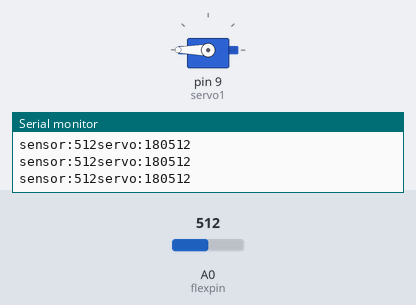
Bench run of a sketch on a simulated Arduino Uno, built with avr-gcc and run on an emulated ATmega328P. Parts: servo, the last lines printed to the serial monitor. Inputs (shaded band) come from the test bench; at power-on: A0 (flexpin) = 512.

Above: at 1.2 s.
1.3 s: A0 (flexpin) set to 122
At 2.0 s:
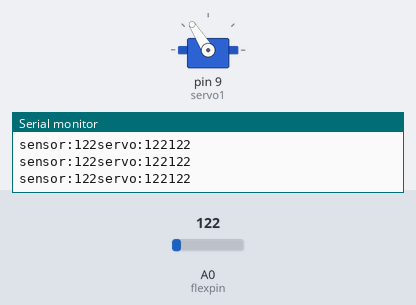
2.9 s: A0 (flexpin) set to 0
At 3.5 s:
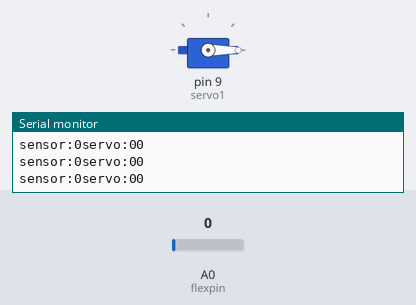
4.5 s: A0 (flexpin) set to 306
At 6.0 s:
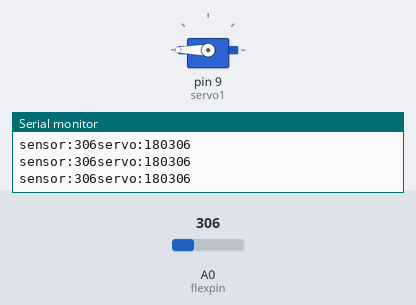
Timing chart, 0 to 7.5 s (numbered marks = the images above; inputs shaded):
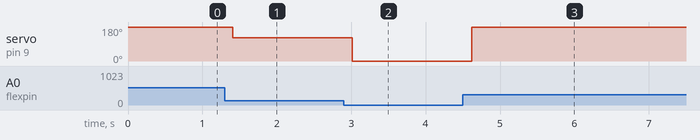

Measured:
- after the input at 1.3 s, servo on pin 9 (servo1): 180° → 122° after 0.11 s
- after the input at 2.9 s, servo on pin 9 (servo1): 122° → 0° after 0.11 s
- after the input at 4.5 s, servo on pin 9 (servo1): 0° → 180° after 0.12 s

The sketch:

Prototip_Robot_El.ino
```cpp
#include<Servo.h>
Servo servo1;
const int flexpin = 0;

void setup()
{
  Serial.begin(9600);
  servo1.attach(9);

}

void loop()
{
  int flexposition;
  int servoposition;
  flexposition = analogRead(flexpin);
  Serial.println(flexposition);
  servoposition = map(flexposition, 0, 1023, 0, 180);
  servoposition = constrain(flexposition, 0, 180);
  servo1.write(servoposition);
  Serial.print("sensor:");
  Serial.print(flexposition);
  Serial.print("servo:");
  Serial.print(servoposition);
  delay(200);

}
```
